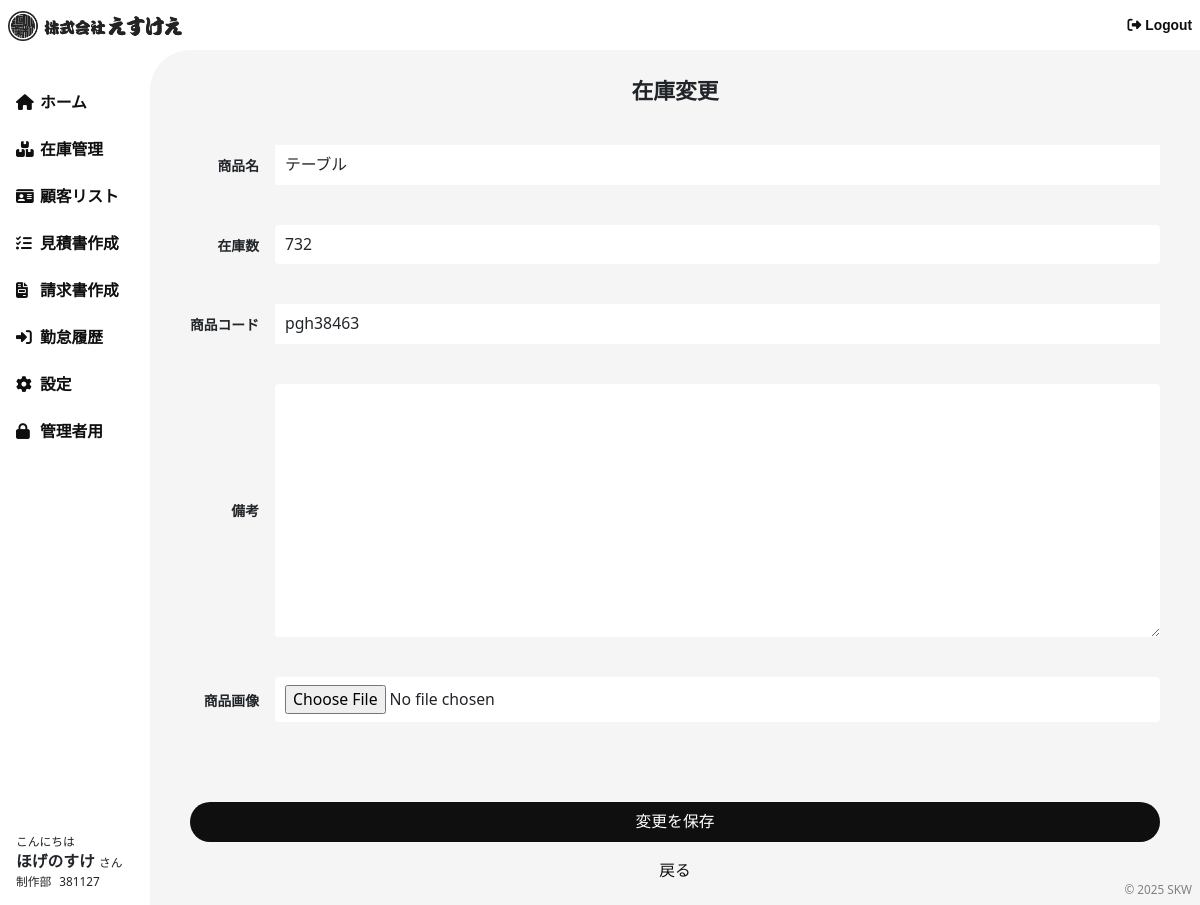
/inventory/edit/2/ (signed in), run on the app's committed database.
### accounts/models.py (models this page shows, shortened)
class Profile(models.Model):
    user = models.OneToOneField(User, on_delete=models.CASCADE)
    phone_number = models.CharField(max_length=15, blank=True, null=True)
    department = models.CharField(max_length=100, blank=True, null=True)

### bms/models.py (models this page shows, shortened)
class Employee(models.Model):
    first_name = models.CharField(max_length=50, verbose_name="名", blank=True, null=True)
    last_name = models.CharField(max_length=50, verbose_name="姓", blank=True, null=True)
    email = models.EmailField(unique=True, verbose_name="メールアドレス", blank=True, null=True)
    department = models.CharField(max_length=100, verbose_name="部署", blank=True, null=True)
    phone_number = models.CharField(max_length=15, verbose_name="電話番号", blank=True, null=True)
    employee_number = models.CharField(
        max_length=6, unique=True, blank=True, null=True, verbose_name="社員番号"
    )

### inventory/models.py (models this page shows, shortened)
class InventoryItem(models.Model):
    product_name = models.CharField(max_length=200, verbose_name="商品名")
    stock_count = models.IntegerField(default=0, verbose_name="在庫数")
    product_code = models.CharField(max_length=100, unique=True, blank=True, null=True, verbose_name="商品コード")
    notes = models.TextField(blank=True, null=True, verbose_name="備考")
    image = models.ImageField(upload_to='inventory_images/', blank=True, null=True, verbose_name="商品画像")
    custom_fields = models.JSONField(default=list, blank=True, verbose_name="カスタムフィールド")
    updated_at = models.DateTimeField(auto_now=True, verbose_name="更新日時")

### inventory/views.py (the view)
# urls.py: path('edit/', views.edit_inventory, name='edit_inventory'),  # 新しい在庫を追加
@user_passes_test(lambda u: u.is_staff)
def edit_inventory(request, item_id=None):
    item = get_object_or_404(InventoryItem, id=item_id) if item_id else None
    if request.method == 'POST':
        form = InventoryItemForm(request.POST, request.FILES, instance=item)
        if form.is_valid():
            instance = form.save(commit=False)
            instance._current_user = request.user.username  # 操作者をセット
            instance.save()
            return redirect('inventory_list')
    else:
        form = InventoryItemForm(instance=item)
    return render(request, 'inventory/edit_inventory.html', {'form': form})

### inventory/forms.py
class InventoryItemForm(forms.ModelForm):
    class Meta:
        model = InventoryItem
        fields = ['product_name', 'stock_count', 'product_code', 'notes', 'image']
        widgets = {
            'product_name': forms.TextInput(),
            'stock_count': forms.NumberInput(),
            'product_code': forms.TextInput(),
            'notes': forms.Textarea(),
            'image': forms.ClearableFileInput(),
        }

### bms/context_processors.py (called while the page is built)
def profile_info(request):
    if request.user.is_authenticated:
        user = request.user
        employee = Employee.objects.filter(email=user.email).first()
        if not employee:
            employee = Employee(employee_number="000000", email=user.email)
        return {
            'profile_info': {
                '姓': user.first_name or '設定されていません',
                '名': user.last_name or '設定されていません',
                'ログインID': user.username or '設定されていません',
                'メールアドレス': user.email or '設定されていません',
                '電話番号': getattr(user, 'profile', None) and getattr(user.profile, 'phone_number', '設定されていません'),
                '部署': getattr(user, 'profile', None) and getattr(user.profile, 'department', '設定されていません'),
            },
            'employee': employee  # Employeeデータも全ページで使えるようにする
        }
    return {'profile_info': None, 'employee': None}

### templates/inventory/edit_inventory.html (shortened to what this page needs)
{% extends "base.html" %}
{% block content %}
<div class="edit_inventory edit">
    <div class="mainTitle">在庫変更</div>
    <form class="form" method="post" enctype="multipart/form-data">
        <div class="form__wrap">
            {% for field in form %}
            <div class="box">
                <label for="{{ field.id_for_label }}">{{ field.label }}</label>
                {{ field }}
            </div>
            {% endfor %}
        </div>
        <button type="submit">変更を保存</button>
    </form>
    <a href="{% url 'inventory:inventory_list' %}">戻る</a>
</div>
{% endblock %}

### templates/base.html (shortened to what this page needs)
{% load django_browser_reload %}
<!DOCTYPE html>
<html lang="ja">
<head>
    {% load static %}
    {% include 'common/parts/head.html' %}
</head>
<body class="drawer drawer--right">
        <header class="header container-fluid">
            <div class="header__wrap">
                <div class="logo">
                    <a href="{% url 'index' %}">
                        <img src="{% static 'image/logo-bk.png' %}" alt="">
                    </a>
                </div>
                <div class="logout">
                    <a href=""><i class="fas fa-sign-out-alt"></i>Logout</a>
                </div>
            </div>
        </header>
    <div class="contents-wrapper">
        <aside>
            <ul class="menu">
                {% include 'common/parts/nav-menu.html' %}
            </ul>
            <div class="profile">
                <div class="hello">こんにちは</div>
                <div class="name">{{ profile_info.名 }} <span>さん</span></div>
                <div class="wrap">
                    <div class="sect">{{ profile_info.部署 }}</div>
                    <div class="numb">{{ employee.employee_number }}</div>
                </div>
            </div>
        </aside>
        <main>
            {% block content %}
            {% endblock %}
        </main>
        <footer class="footer">
            <div class="cr"><a href="{% url 'index' %}">&copy; 2025 SKW</a></div>
        </footer>
    </div>
</body>
</html>

### data on the page
Profile: 部署 "制作部"
Employee: employee_number "381127"
InventoryItem: form "テーブル" "732" "pgh38463"

### other printed values
{{ profile_info.名 }} "ほげのすけ"
{{ field.label }} "商品名" "在庫数" "商品コード" "備考" "商品画像"
